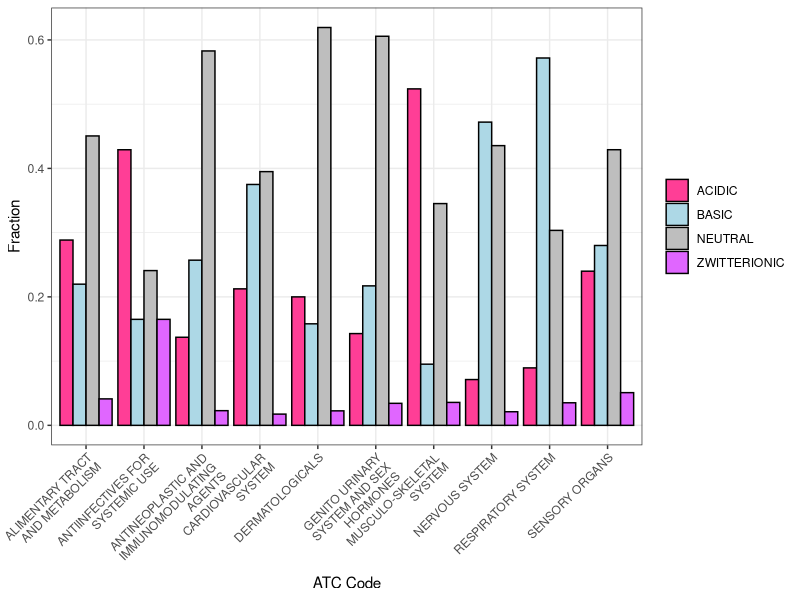

Source code (R):

library(ggplot2)
library(reshape2)

wordwrap<-function(x,len) paste(strwrap(x,width=len),collapse="\n")

a = read.csv("atc_level_1_summary.csv",header=TRUE)
nn = sapply(a$ATC,wordwrap,len=20)
aa = melt(a,id.vars=1)
ggplot(data=aa,aes(x=ATC,y=value,fill=variable)) + geom_bar(stat="identity",position=position_dodge(),colour="black") + scale_x_discrete(labels = nn) + ylab("Fraction") + scale_fill_manual(values=c("violetred1","lightblue","grey","mediumorchid1")) + theme_bw() + theme(axis.text.x = element_text(angle = 45,hjust=1)) + theme(legend.title=element_blank()) + xlab("ATC Code") 
